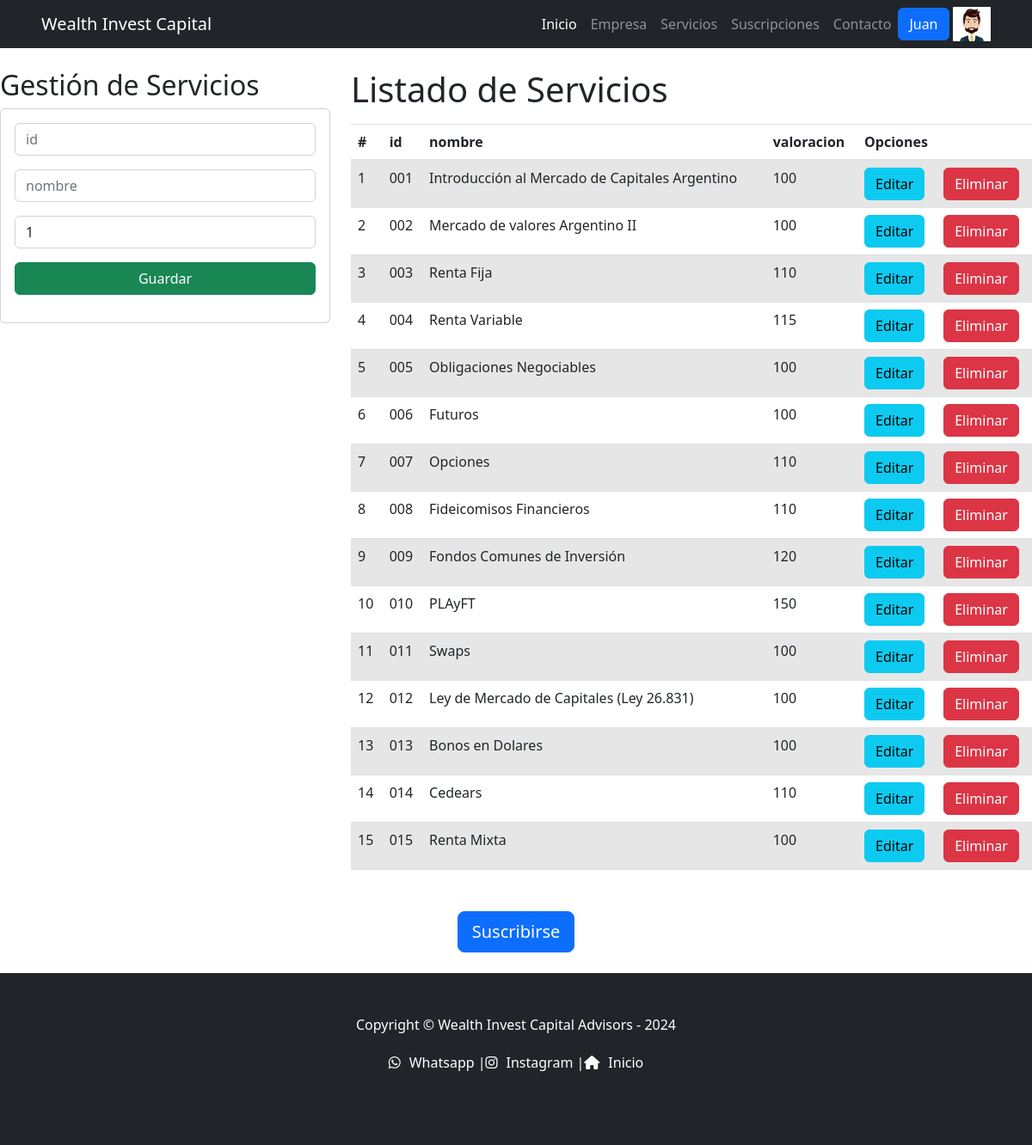
Page /vbc/ (signed in) on the earlier database version.
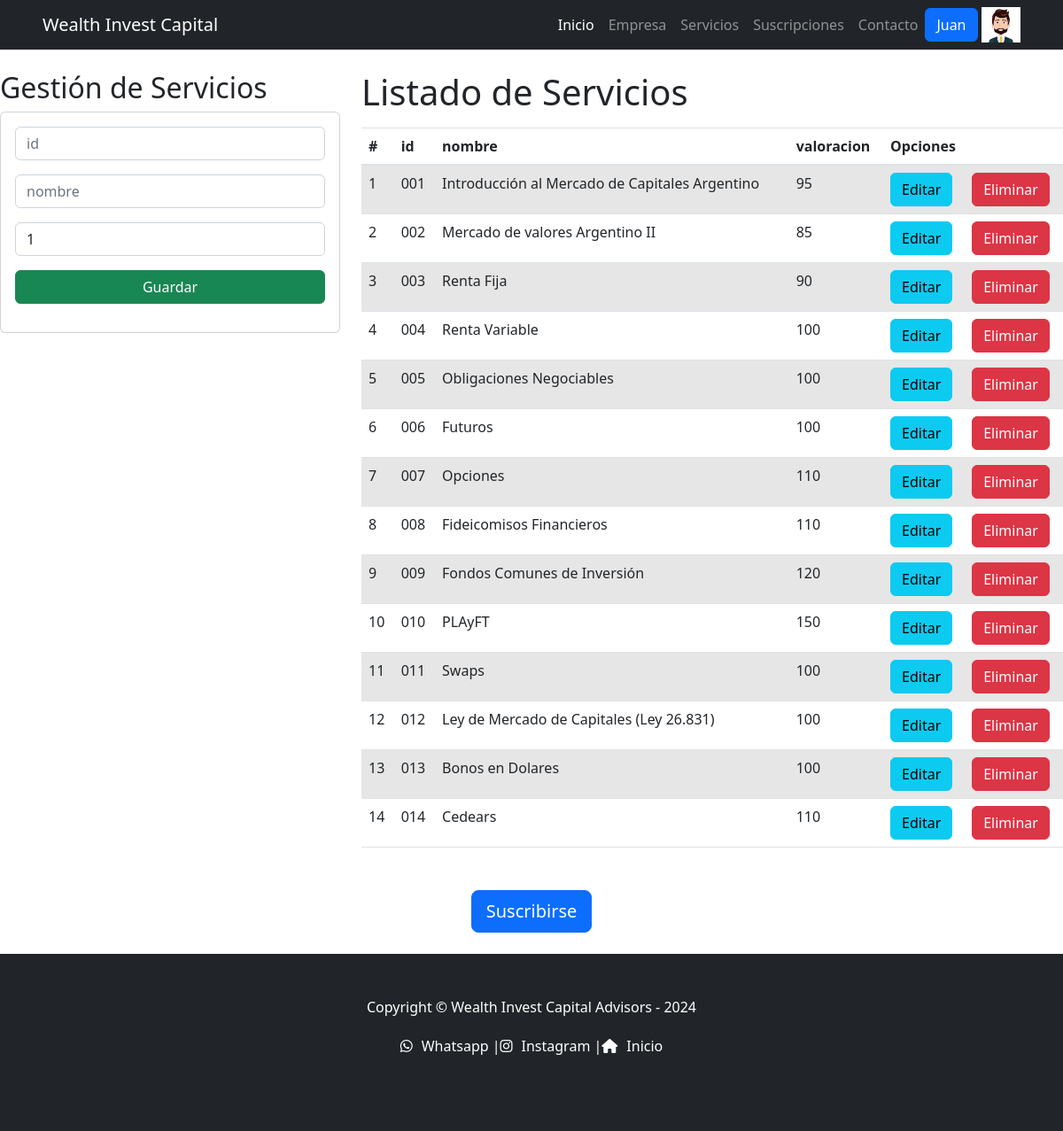
Same page on the later database version.
### users/models.py (models this page shows, shortened)
class Avatar(models.Model):
    user = models.OneToOneField(User, on_delete=models.CASCADE, blank=True, null=True)
    imagen = models.ImageField(upload_to="avatares", blank=True, null=True)

### vbc/models.py (models this page shows)
class ServicioList(models.Model):
    id = models.CharField(primary_key=True, max_length=6)
    nombre = models.CharField(max_length=50)
    valoracion = models.PositiveSmallIntegerField()

### vbc/views.py (the view)
# urls.py: path('', views.home),
def home(request):
    servicioapp = ServicioList.objects.all()
    return render(request, "servicios_crear.html", {"ServicioList": servicioapp} )

### vbc/templates/servicios_crear.html (shortened to what this page needs)
{% extends 'app/base.html' %}
{% load static %}
{% block main %}
    <div class="row">
        <div class="col-sm-12 col-md-6 col-lg-4 col-xl-4">
            <h2>Gestión de Servicios</h2>
            <div class="card">
                <div class="card-body">
                    <form action="/registrarServicio/" method="POST">{% csrf_token %}
                        <div class="form-group">
                            <input type="text" id="txtid" name="txtid" class="form-control" placeholder="id"
                                minlength="1" maxlength="3" required>
                        </div>
                        <div class="form-group">
                            <input type="text" id="txtnombre" name="txtnombre" class="form-control" placeholder="nombre"
                                maxlength="50" required>
                        </div>
                        <div class="form-group">
                            <input type="text" id="numvaloracion" name="numvaloracion" class="form-control" min="1" max="15"
                                value="1" required>
                        </div>
                        <div class="form-group">
                            <button type="submit" class="btn btn-success btn-block text-white">Guardar</button>
                        </div>
                    </form>
                </div>
            </div>
        </div>
        <div class="col-sm-12 col-md-6 col-lg-8 col-xl-8">
            <h1>Listado de Servicios</h1>
            <div class="table-responsive py-2">
                <table class="table table-striped">
                    <thead>
                        <tr>
                            <th>#</th>
                            <th>id</th>
                            <th>nombre</th>
                            <th>valoracion</th>
                            <th colspan="2">Opciones</th>
                        </tr>
                    </thead>
                    <tbody>
                        {% for c in ServicioList %}
                        <tr>
                            <td>{{forloop.counter}}</td>
                            <td>{{c.id}}</td>
                            <td>{{c.nombre}}</td>
                            <td>{{c.valoracion}}</td>
                            <td><a href="edicionServicio/{{c.id}}" class="btn btn-info">Editar</a></td>
                            <td><a href="eliminarServicio/{{c.id}}" class="btn btn-danger btnEliminar">Eliminar</a></td>
                        </tr>
                        {% endfor %}
                    </tbody>
                </table>
            </div>
        </div>
    </div>
    <div class="text-center my-50">
        <a class="btn btn-primary btn-lg" href="/app/Suscripciones">Suscribirse</a>
    </div>
{% endblock main %}

### app/templates/app/Base.html (shortened to what this page needs)
<!DOCTYPE html>
{% load static %}
<html lang="en">
    <head>
        <link href="https://cdn.jsdelivr.net/npm/bootstrap-icons@1.4.1/font/bootstrap-icons.css" rel="stylesheet" />
        <link href="{% static 'app/css/styles.css'%}" rel="stylesheet" />
    </head>
    <body>
        <!DOCTYPE html>
        <html lang="es">
        <head>
            <link href="https://stackpath.bootstrapcdn.com/bootstrap/4.5.2/css/bootstrap.min.css" rel="stylesheet">
            <link href="{% static 'app/css/styles.css'%}" rel="stylesheet">
        </head>
        <nav class="navbar navbar-expand-lg navbar-dark bg-dark">
            <div class="container px-5">
                <a class="navbar-brand" href="{% url 'Inicio'%}">Wealth Invest Capital</a>
                <div class="collapse navbar-collapse" id="navbarSupportedContent">
                    <ul class="navbar-nav ms-auto mb-2 mb-lg-0">
                        <li class="nav-item"><a class="nav-link active" aria-current="page" href="{% url 'Inicio'%}">Inicio</a></li>
                        <li class="nav-item"><a class="nav-link" href="{% url 'Empresa'%}">Empresa</a></li>
                        <li class="nav-item"><a class="nav-link" href="{% url 'Servicios'%}">Servicios</a></li>
                        <li class="nav-item"><a class="nav-link" href="{% url 'Suscripciones'%}">Suscripciones</a></li>
                        <li class="nav-item"><a class="nav-link" href="{% url 'Contacto' %}">Contacto</a></li>
                        <div  class="dropdown">
                            {% if request.user.is_authenticated %}
                            <a class="btn btn-primary dropdown-toogle" href"#" role="button" data-bs-toggle="dropdown" aria-expanded="false">
                            {{ request.user.first_name }}
                            </a>
                                <img src="{{request.user.avatar.imagen.url}}" alt="" height="40px">
                            {% endif %}
                        </div>
                    </ul>
                </div>
            </div>
        </nav>
    </head>
        </body>
        </html>
        {% block main %}
        {% endblock main %}
        <!DOCTYPE html>
        <html lang="es">
        <head>
            <link rel="stylesheet" href="https://cdnjs.cloudflare.com/ajax/libs/font-awesome/6.0.0-beta3/css/all.min.css"
>
        </head>
        <body>
            <footer class="py-5 bg-dark">
                <div class="container px-5">
                    <p class="m-0 text-center text-white">Copyright &copy; Wealth Invest Capital Advisors - 2024</p>
                    <div class="footer-content">
                        <ul class="social-links">
                            <li><a href="https://wa.me/1234567890" target="_blank"><i class="fab fa-whatsapp"></i> Whatsapp |</a></li>
                            <li><a href="https://instagram.com/your_instagram_username" target="_blank"><i class="fab fa-instagram"></i> Instagram |</a></li>
                            <li><a href="{% url 'Inicio' %}" target="_blank"><i class="fas fa-home"></i> Inicio</a></li>
                        </ul>
                    </div>
                </div>
            </footer>
        </body>
        </html>
    </body>
</html>

### app/templates/app/Base.html (style rules this page uses)
.bg-dark { background-color: #343a40; }
.container { max-width: 1200px; margin: 0 auto; }
.footer-content { display: flex; flex-direction: column; justify-content: center; align-items: center; padding: 20px; }
.social-links { list-style-type: none; padding: 0; display: flex; justify-content: space-around; align-items: center; }
.social-links li a { color: white; text-decoration: none; display: flex; align-items: center; transition: color 0.3s ease-in-out; }
.fab, .fas { padding-right: 10px; }

Differences in the rows shown:
removed ServicioList: id "015", nombre "Renta Mixta", valoracion "100"
changed ServicioList "Introducción al Mercado de Capitales Argentino": valoracion "100" → "95"
changed ServicioList "Mercado de valores Argentino II": valoracion "100" → "85"
changed ServicioList "Renta Fija": valoracion "110" → "90"
changed ServicioList "Renta Variable": valoracion "115" → "100"
